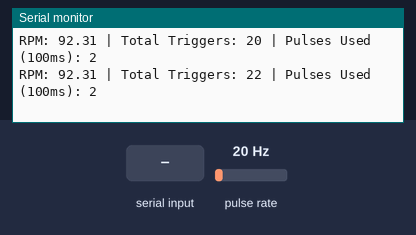
The sketch below on a simulated ESP32. On the bench: the last lines printed to the serial monitor. Wiring (inferred from the names in the program): pulse sensor: data GPIO 3. Inputs (shaded band) come from the test bench; at power-on: pulse rate 20 Hz.

Above: at 2.2 s.
2.3 s: "1" received over Serial
At 2.31 s:
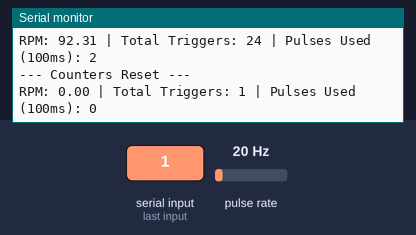
3.8 s: pulse rate (sensor on GPIO 3) set to 4 Hz
At 3.81 s:
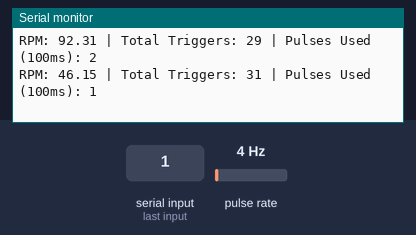
5.3 s: "0" received over Serial
At 5.61 s:
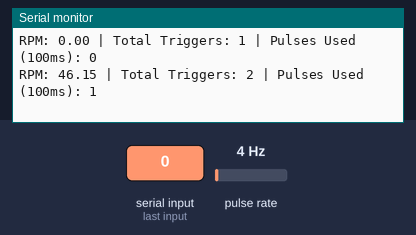
6.8 s: pulse rate (sensor on GPIO 3) set to 50 Hz
At 6.81 s:
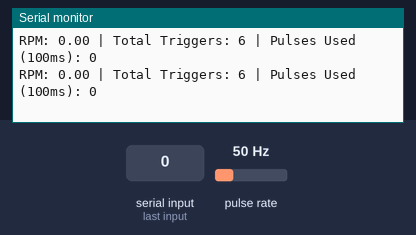
Timing chart, 0 to 9.3 s (numbered marks = the images above; inputs shaded):
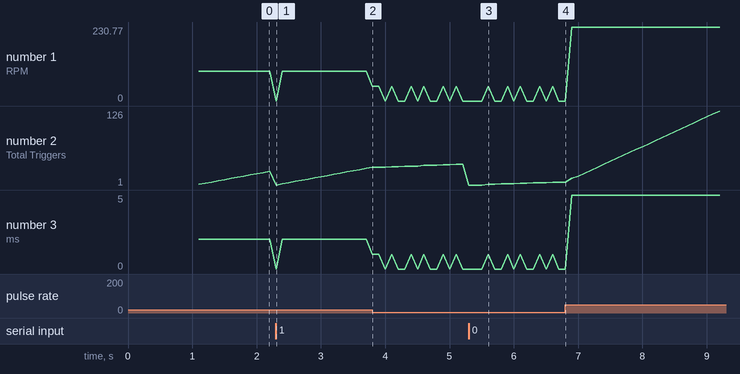

The sketch:

c3_speed.ino
```cpp
// --- PID Motor trainer ---
// by Nyoman Yudi Kurniawan
// www.aisi555.com

#include <WiFi.h>
#include <ESPAsyncWebServer.h>

// --- KONFIGURASI PENTING ---
#define PULSES_PER_ROTATION 13    // <<< GANTI: Jumlah pulsa (lubang/magnet) per satu putaran.
                                 //             SESUAIKAN NILAI INI dengan sensor Anda!
#define TIMER_FREQ 1000000       // Frekuensi 1 MHz (1,000,000 Hz). 1 tick = 1 us.
// --- KONFIGURASI PENTING ---

// ... (Deklarasi Variabel Global tetap sama)
const char* ssid = "Nama Wifi";
const char* password = "klengcinot";

#define TACHO_PIN 3
hw_timer_t *timer = NULL;
volatile SemaphoreHandle_t timerSemaphore;
portMUX_TYPE timerMux = portMUX_INITIALIZER_UNLOCKED;

volatile unsigned long pulseCountForRPM = 0;
volatile unsigned long lastValidPulseTime = 0;
volatile float rpm = 0;
volatile unsigned long lastUpdate = 0;
volatile unsigned long pulsesUsedForLastRPM = 0;
volatile unsigned long totalTachoTriggers = 0;

#define TIMER_INTERVAL_US 100000    // 100 ms (0.1 detik)
#define IDLE_TIMEOUT_MS 2000        // 2 detik
#define DEBOUNCE_TIME_MS 2          // 2ms

// Fungsi ISR Timer (tetap menggunakan ARDUINO_ISR_ATTR)
void ARDUINO_ISR_ATTR onTimer() {
  unsigned long currentTime = millis();
  portENTER_CRITICAL_ISR(&timerMux);

  unsigned long pulsesThisInterval = pulseCountForRPM;
  pulsesUsedForLastRPM = pulsesThisInterval;
  pulseCountForRPM = 0;

  float intervalSec = (float)TIMER_INTERVAL_US / 1000000.0;

  float rotationsThisInterval = 0.0;
  if (PULSES_PER_ROTATION > 0) {
      rotationsThisInterval = (float)pulsesThisInterval / PULSES_PER_ROTATION;
  }

  // Hitung RPM: (Rotations per second) * 60
  rpm = (rotationsThisInterval * 60.0) / intervalSec;

  if (currentTime - lastUpdate > IDLE_TIMEOUT_MS) {
    rpm = 0.0;
  } else if (pulsesThisInterval > 0) {
    lastUpdate = currentTime;
  }

  portEXIT_CRITICAL_ISR(&timerMux);
  xSemaphoreGiveFromISR(timerSemaphore, NULL);
}

// Fungsi ISR Tacho (tetap menggunakan IRAM_ATTR)
void IRAM_ATTR onTacho() {
  portENTER_CRITICAL_ISR(&timerMux);
  unsigned long currentTime = millis();
  totalTachoTriggers++;
  if ((currentTime - lastValidPulseTime) > DEBOUNCE_TIME_MS) {
    pulseCountForRPM++;
    lastValidPulseTime = currentTime;
  }
  portEXIT_CRITICAL_ISR(&timerMux);
}

void setup() {
  Serial.begin(115200);
  delay(1000);
  Serial.println("Starting RPM Monitor (Minimal Timer Init Style)...");
  Serial.printf("PULSES_PER_ROTATION (PPR) set to: %d\n", PULSES_PER_ROTATION);

  // Setup pin tachometer
  pinMode(TACHO_PIN, INPUT_PULLUP);
  // Pastikan RISING/FALLING sudah sesuai dengan karakteristik sinyal sensor Anda.
  attachInterrupt(digitalPinToInterrupt(TACHO_PIN), onTacho, RISING);

  // --- Setup Timer (Minimal/Implisit Style - Core v3.1.0+) ---
  timerSemaphore = xSemaphoreCreateBinary();

  // 1. Configure Timer: Set frequency to 1 MHz (1 tick = 1 us)
  // Library akan memilih Timer ID dan Prescaler terbaik.
  timer = timerBegin(TIMER_FREQ);

  // 2. Attach the onTimer function to our timer
  timerAttachInterrupt(timer, &onTimer);

  // 3. Set alarm to call onTimer function every 100,000 us (100ms)
  // Penting: Menggunakan TIMER_INTERVAL_US yang 100,000 us, bukan 1000 us (1ms)
  timerAlarm(timer, TIMER_INTERVAL_US, true,0);


  Serial.println("Timer and Interrupts Started successfully.");
}

void loop() {
  // Reset Counters via Serial
  if (Serial.available()) {
    Serial.read();
    portENTER_CRITICAL(&timerMux);
    totalTachoTriggers = 0;
    pulseCountForRPM = 0;
    pulsesUsedForLastRPM = 0;
    rpm = 0.0;
    lastUpdate = millis();
    lastValidPulseTime = millis();
    portEXIT_CRITICAL(&timerMux);
    Serial.println("--- Counters Reset ---");
  }

  // Cek Semaphore (hasil dari onTimer)
  if (xSemaphoreTake(timerSemaphore, 0) == pdTRUE) {
    portENTER_CRITICAL(&timerMux);
    float currentRPM = rpm;
    unsigned long currentTotalTriggers = totalTachoTriggers;
    unsigned long pulsesUsedForRPMThisInterval = pulsesUsedForLastRPM;
    portEXIT_CRITICAL(&timerMux);

    // Cetak informasi ke Serial Monitor
    Serial.print("RPM: ");
    Serial.print(currentRPM, 2);
    Serial.print(" | Total Triggers: ");
    Serial.print(currentTotalTriggers);
    Serial.print(" | Pulses Used (100ms): ");
    Serial.println(pulsesUsedForRPMThisInterval);
  }
}
```

Measured:
- after the input at 2.3 s, the serial monitor: prints a new line at once (image 1)
- after the input at 5.3 s, the serial monitor: prints a new line after 0.30 s (image 3)
- plotted number 1: 0 → 230.77 after the input at 6.8 s
- plotted number 2: 24 → 29 after the input at 2.3 s, 29 → 36 after the input at 3.8 s, 36 → 6 after the input at 5.3 s, 6 → 126 after the input at 6.8 s
